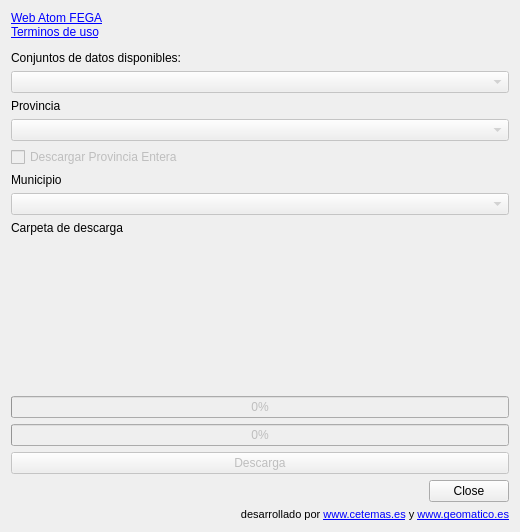
<?xml version="1.0" encoding="UTF-8"?>
<ui version="4.0">
 <class>sigpac_downloaderDialogBase</class>
 <widget class="QDialog" name="sigpac_downloaderDialogBase">
  <property name="geometry">
   <rect>
    <x>0</x>
    <y>0</y>
    <width>520</width>
    <height>532</height>
   </rect>
  </property>
  <property name="windowTitle">
   <string>SIGPAC Downloader</string>
  </property>
  <layout class="QVBoxLayout" name="verticalLayout">
   <item>
    <widget class="QLabel" name="conditionsLabel">
     <property name="sizePolicy">
      <sizepolicy hsizetype="Preferred" vsizetype="Fixed">
       <horstretch>0</horstretch>
       <verstretch>0</verstretch>
      </sizepolicy>
     </property>
     <property name="layoutDirection">
      <enum>Qt::LeftToRight</enum>
     </property>
     <property name="text">
      <string>&lt;html&gt;
&lt;head/&gt;
&lt;body&gt;
	&lt;a href=&quot;https://www.fega.gob.es/orig/&quot;&gt;Web Atom FEGA&lt;/a&gt;
	&lt;br&gt;
	&lt;a href=&quot;https://www.fega.gob.es/orig/pdfs/Terminos_de_uso_de_informacion_de_alto_valor_del_SIGC.pdf&quot;&gt;Terminos de uso&lt;/a&gt;
	&lt;p&gt;Conjuntos de datos disponibles:&lt;/p&gt;
&lt;/body&gt;
&lt;/html&gt;</string>
     </property>
     <property name="textFormat">
      <enum>Qt::AutoText</enum>
     </property>
    </widget>
   </item>
   <item>
    <widget class="QComboBox" name="comboBox_data">
     <property name="enabled">
      <bool>false</bool>
     </property>
    </widget>
   </item>
   <item>
    <widget class="QLabel" name="label">
     <property name="text">
      <string>&lt;html&gt;&lt;head/&gt;&lt;body&gt;&lt;p&gt;Provincia&lt;/p&gt;&lt;/body&gt;&lt;/html&gt;</string>
     </property>
    </widget>
   </item>
   <item>
    <widget class="QComboBox" name="comboBox_province">
     <property name="enabled">
      <bool>false</bool>
     </property>
    </widget>
   </item>
   <item>
    <widget class="QCheckBox" name="checkBox_download_province">
     <property name="enabled">
      <bool>false</bool>
     </property>
     <property name="text">
      <string>Descargar Provincia Entera</string>
     </property>
    </widget>
   </item>
   <item>
    <widget class="QLabel" name="label_3">
     <property name="text">
      <string>Municipio</string>
     </property>
    </widget>
   </item>
   <item>
    <widget class="QComboBox" name="comboBox_municipality">
     <property name="enabled">
      <bool>false</bool>
     </property>
    </widget>
   </item>
   <item>
    <widget class="QLabel" name="label_2">
     <property name="text">
      <string>Carpeta de descarga</string>
     </property>
    </widget>
   </item>
   <item>
    <widget class="QgsFileWidget" name="mQgsFileWidget">
     <property name="enabled">
      <bool>false</bool>
     </property>
     <property name="storageMode">
      <enum>QgsFileWidget::GetDirectory</enum>
     </property>
    </widget>
   </item>
   <item>
    <spacer name="verticalSpacer">
     <property name="orientation">
      <enum>Qt::Vertical</enum>
     </property>
     <property name="sizeHint" stdset="0">
      <size>
       <width>20</width>
       <height>40</height>
      </size>
     </property>
    </spacer>
   </item>
   <item>
    <widget class="QLabel" name="lblInfo">
     <property name="text">
      <string/>
     </property>
    </widget>
   </item>
   <item>
    <widget class="QProgressBar" name="progressBar">
     <property name="enabled">
      <bool>false</bool>
     </property>
     <property name="value">
      <number>0</number>
     </property>
    </widget>
   </item>
   <item>
    <widget class="QProgressBar" name="progressBar_massive">
     <property name="enabled">
      <bool>false</bool>
     </property>
     <property name="autoFillBackground">
      <bool>false</bool>
     </property>
     <property name="value">
      <number>0</number>
     </property>
     <property name="textVisible">
      <bool>true</bool>
     </property>
     <property name="invertedAppearance">
      <bool>false</bool>
     </property>
    </widget>
   </item>
   <item>
    <widget class="QPushButton" name="btnDownload">
     <property name="enabled">
      <bool>false</bool>
     </property>
     <property name="text">
      <string>Descarga</string>
     </property>
    </widget>
   </item>
   <item>
    <widget class="QDialogButtonBox" name="btnCancel">
     <property name="orientation">
      <enum>Qt::Horizontal</enum>
     </property>
     <property name="standardButtons">
      <set>QDialogButtonBox::Close</set>
     </property>
    </widget>
   </item>
   <item>
    <widget class="QLabel" name="providerLabel">
     <property name="font">
      <font>
       <pointsize>8</pointsize>
      </font>
     </property>
     <property name="text">
      <string>desarrollado por &lt;a href='http://www.cetemas.es' target='_blank'&gt;www.cetemas.es&lt;/a&gt; y &lt;a href='https://www.geomatico.es' target='_blank'&gt;www.geomatico.es&lt;/a&gt;</string>
     </property>
     <property name="alignment">
      <set>Qt::AlignRight|Qt::AlignTrailing|Qt::AlignVCenter</set>
     </property>
     <property name="openExternalLinks">
      <bool>true</bool>
     </property>
    </widget>
   </item>
  </layout>
 </widget>
 <customwidgets>
  <customwidget>
   <class>QgsFileWidget</class>
   <extends>QWidget</extends>
   <header>qgsfilewidget.h</header>
  </customwidget>
 </customwidgets>
 <resources/>
 <connections>
  <connection>
   <sender>btnCancel</sender>
   <signal>accepted()</signal>
   <receiver>sigpac_downloaderDialogBase</receiver>
   <slot>accept()</slot>
   <hints>
    <hint type="sourcelabel">
     <x>20</x>
     <y>20</y>
    </hint>
    <hint type="destinationlabel">
     <x>20</x>
     <y>20</y>
    </hint>
   </hints>
  </connection>
  <connection>
   <sender>btnCancel</sender>
   <signal>rejected()</signal>
   <receiver>sigpac_downloaderDialogBase</receiver>
   <slot>reject()</slot>
   <hints>
    <hint type="sourcelabel">
     <x>20</x>
     <y>20</y>
    </hint>
    <hint type="destinationlabel">
     <x>20</x>
     <y>20</y>
    </hint>
   </hints>
  </connection>
 </connections>
</ui>
